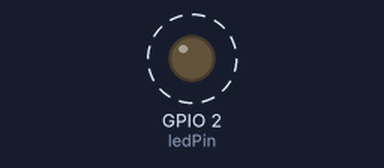
The sketch below on a simulated ESP32. Shown: output pins drawn as LEDs (lit = HIGH). Dashed ring = blinking.

Above: at 0.2 s.
Timing chart, 0 to 3.0 s (numbered marks = the images above):
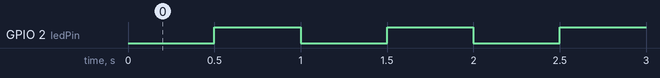

The sketch:

1HZ.ino
```cpp
// 定义LED引脚，ESP32板载LED对应GPIO 2
const int ledPin = 2;
// 1Hz闪烁时间间隔：亮500毫秒，灭500毫秒
const unsigned long interval = 500;
unsigned long previousTime = 0;
bool ledState = LOW;

void setup()
{
  Serial.begin(115200);
  pinMode(ledPin, OUTPUT);
}

void loop()
{
  // 获取系统当前运行总毫秒数
  unsigned long currentTime = millis();
  // 判断是否达到设定的间隔时间
  if (currentTime - previousTime >= interval)
  {
    previousTime = currentTime;
    // 翻转LED亮灭状态
    ledState = !ledState;
    digitalWrite(ledPin, ledState);
  }
}
```

Measured:
- by itself, GPIO 2 (ledPin): alternates HIGH for 0.50 s and LOW for 0.50 s
